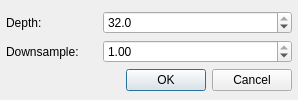
<?xml version="1.0" encoding="UTF-8"?>
<ui version="4.0">
 <class>SettingsDialog</class>
 <widget class="QDialog" name="SettingsDialog">
  <property name="geometry">
   <rect>
    <x>0</x>
    <y>0</y>
    <width>298</width>
    <height>100</height>
   </rect>
  </property>
  <property name="minimumSize">
   <size>
    <width>298</width>
    <height>100</height>
   </size>
  </property>
  <property name="maximumSize">
   <size>
    <width>298</width>
    <height>100</height>
   </size>
  </property>
  <property name="windowTitle">
   <string>Bitcrusher Plugin Settings</string>
  </property>
  <layout class="QGridLayout" name="gridLayout">
   <property name="leftMargin">
    <number>6</number>
   </property>
   <property name="rightMargin">
    <number>6</number>
   </property>
   <property name="bottomMargin">
    <number>6</number>
   </property>
   <item row="3" column="0" colspan="3">
    <widget class="QDialogButtonBox" name="buttonBox">
     <property name="sizePolicy">
      <sizepolicy hsizetype="Expanding" vsizetype="Fixed">
       <horstretch>0</horstretch>
       <verstretch>0</verstretch>
      </sizepolicy>
     </property>
     <property name="standardButtons">
      <set>QDialogButtonBox::Cancel|QDialogButtonBox::Ok</set>
     </property>
    </widget>
   </item>
   <item row="1" column="0">
    <widget class="QLabel" name="depth">
     <property name="text">
      <string>Depth:</string>
     </property>
    </widget>
   </item>
   <item row="1" column="1" colspan="2">
    <widget class="QDoubleSpinBox" name="depthValue">
     <property name="decimals">
      <number>1</number>
     </property>
     <property name="minimum">
      <double>2.000000000000000</double>
     </property>
     <property name="maximum">
      <double>32.000000000000000</double>
     </property>
     <property name="singleStep">
      <double>0.100000000000000</double>
     </property>
     <property name="value">
      <double>32.000000000000000</double>
     </property>
    </widget>
   </item>
   <item row="2" column="1" colspan="2">
    <widget class="QDoubleSpinBox" name="downsampleValue">
     <property name="minimum">
      <double>0.020000000000000</double>
     </property>
     <property name="maximum">
      <double>1.000000000000000</double>
     </property>
     <property name="singleStep">
      <double>0.020000000000000</double>
     </property>
     <property name="value">
      <double>1.000000000000000</double>
     </property>
    </widget>
   </item>
   <item row="2" column="0">
    <widget class="QLabel" name="downsample">
     <property name="text">
      <string>Downsample:</string>
     </property>
    </widget>
   </item>
  </layout>
 </widget>
 <resources/>
 <connections>
  <connection>
   <sender>buttonBox</sender>
   <signal>accepted()</signal>
   <receiver>SettingsDialog</receiver>
   <slot>accept()</slot>
   <hints>
    <hint type="sourcelabel">
     <x>270</x>
     <y>76</y>
    </hint>
    <hint type="destinationlabel">
     <x>91</x>
     <y>88</y>
    </hint>
   </hints>
  </connection>
  <connection>
   <sender>buttonBox</sender>
   <signal>rejected()</signal>
   <receiver>SettingsDialog</receiver>
   <slot>reject()</slot>
   <hints>
    <hint type="sourcelabel">
     <x>326</x>
     <y>78</y>
    </hint>
    <hint type="destinationlabel">
     <x>139</x>
     <y>60</y>
    </hint>
   </hints>
  </connection>
 </connections>
</ui>
